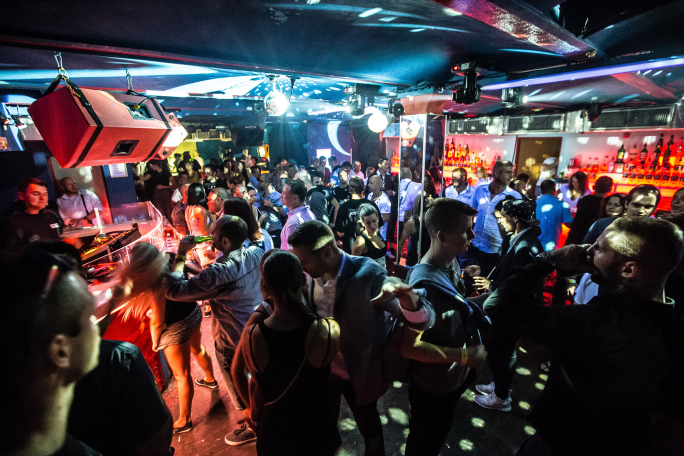
#> input picture art/web/image3.jpg, 1368 x 912 px, found by its file name (shown at 1/2 size)
$ python parket_detail.py
#> lines starting #> are read from the running program, lines starting #| are printed output that depends on the picture
# Parket: barevná a detailní verze (4. 10.) – původní fotka image3 ze studio54.cz,
# jemné komiksové linky místo rozmazání (bilateral/kmeans), ostřejší postavy.
import cv2, numpy as np
src = cv2.imread("art/web/image3.jpg")
#> src is the input picture: shape (912, 1368, 3); mean B, G, R 62.4, 57.9, 65.6
img = cv2.resize(src, (1920, 1280), interpolation=cv2.INTER_LANCZOS4)
# doostření (unsharp) + lehce víc saturace a kontrastu
blur = cv2.GaussianBlur(img, (0, 0), 2.2)
img = cv2.addWeighted(img, 1.55, blur, -0.55, 0)
hsv = cv2.cvtColor(img, cv2.COLOR_BGR2HSV).astype(np.float32)
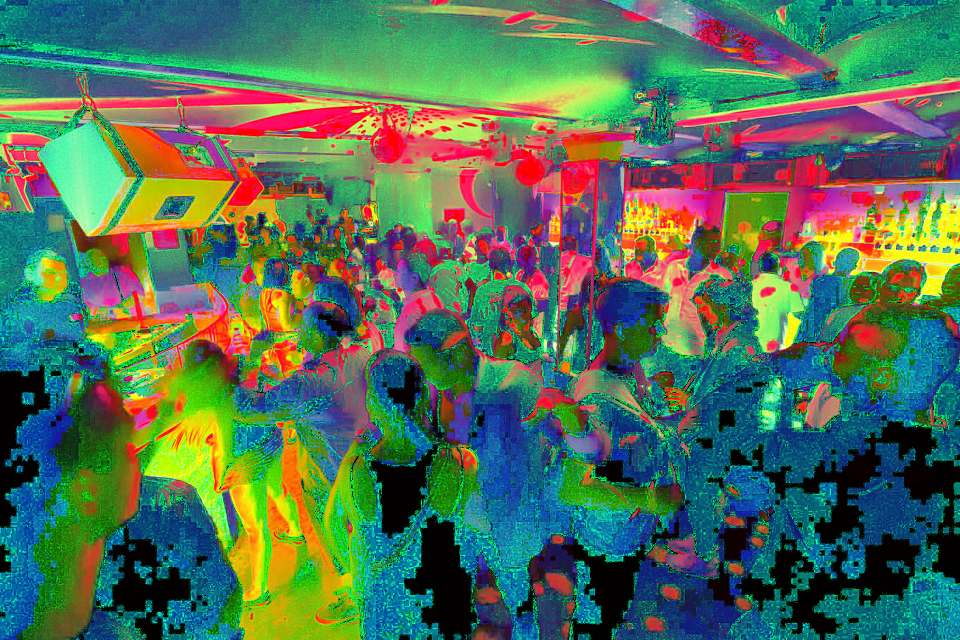
#> hsv: shape (1280, 1920, 3) float32 (shown at 1/2 size); mean B, G, R 88.2, 112.2, 82
hsv[..., 1] = np.clip(hsv[..., 1] * 1.18, 0, 255)
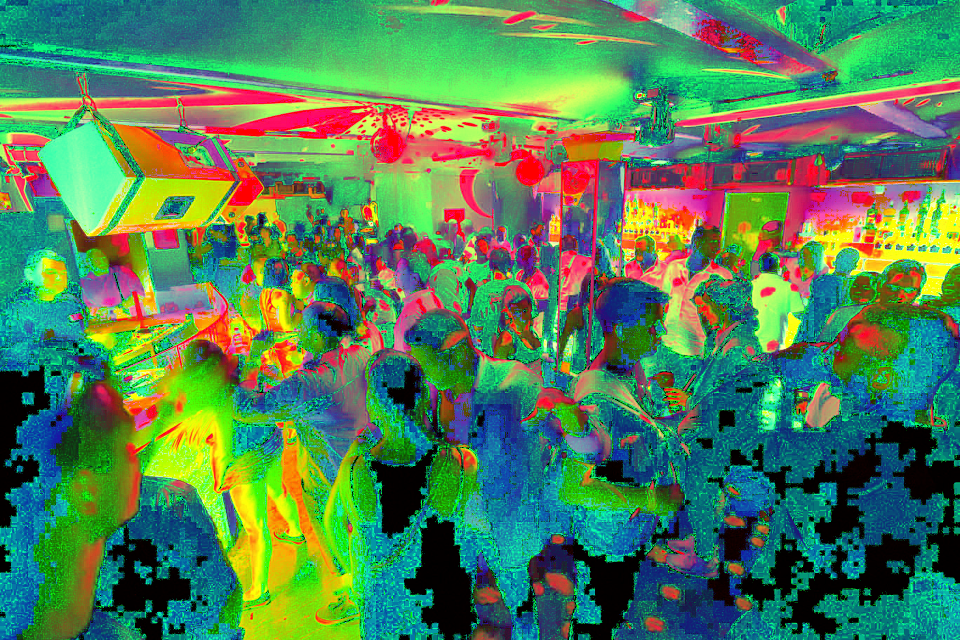
#> hsv: shape (1280, 1920, 3) float32 (shown at 1/2 size); mean B, G, R 88.2, 129.7, 82
hsv[..., 2] = np.clip((hsv[..., 2] - 128) * 1.08 + 132, 0, 255)
img = cv2.cvtColor(hsv.astype(np.uint8), cv2.COLOR_HSV2BGR)
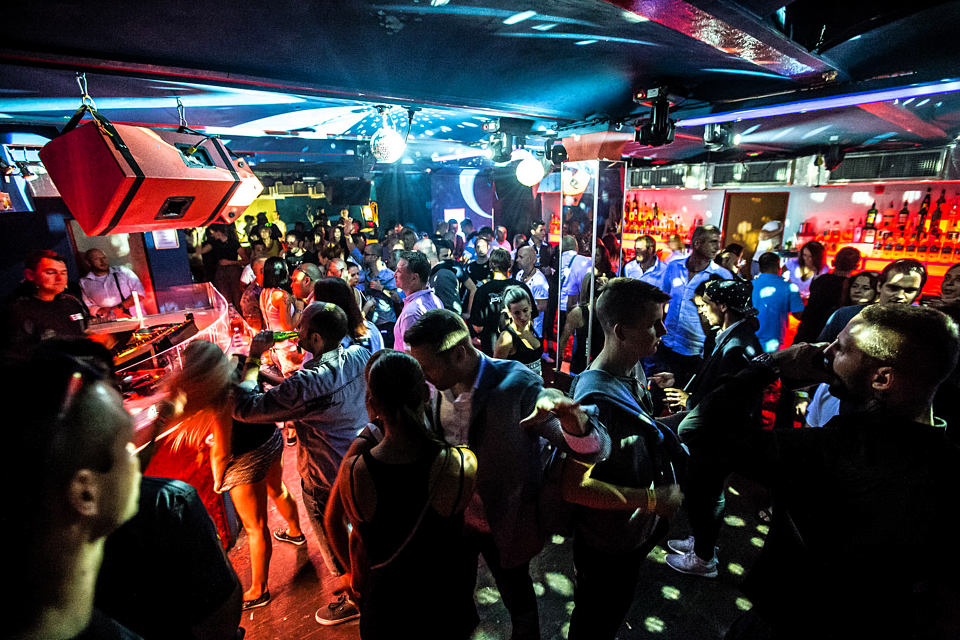
#> img: shape (1280, 1920, 3) (shown at 1/2 size); mean B, G, R 58.5, 53.6, 62.1
# tenké inkoustové obrysy (jen náznak komiksu, postavy zůstávají ostré)
g = cv2.cvtColor(cv2.resize(src, (1920, 1280)), cv2.COLOR_BGR2GRAY)
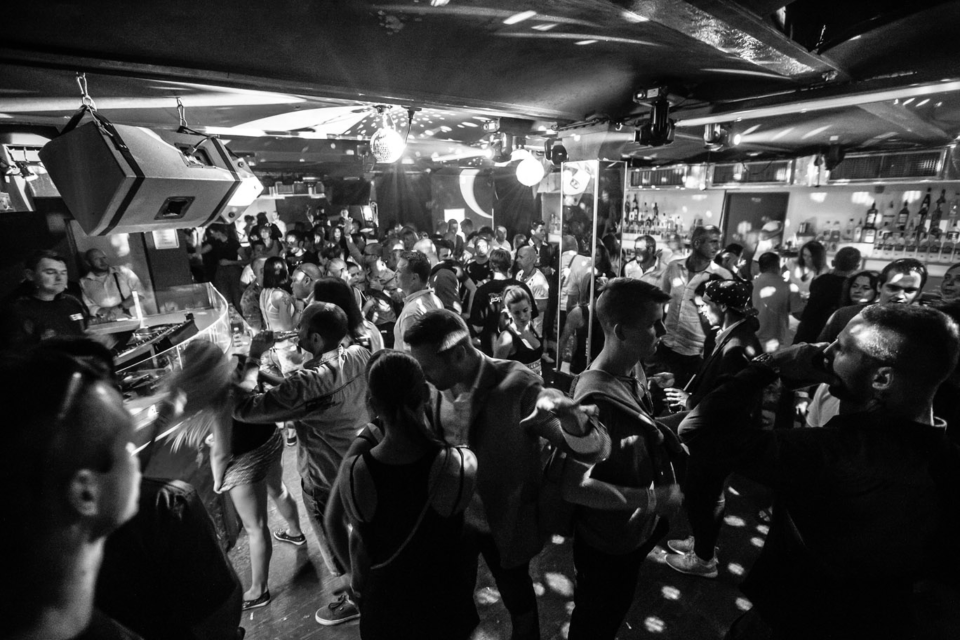
#> g: shape (1280, 1920) (shown at 1/2 size); min 0, max 255, mean 60.6
g = cv2.bilateralFilter(g, 7, 40, 7)
ed = cv2.Canny(g, 60, 140)
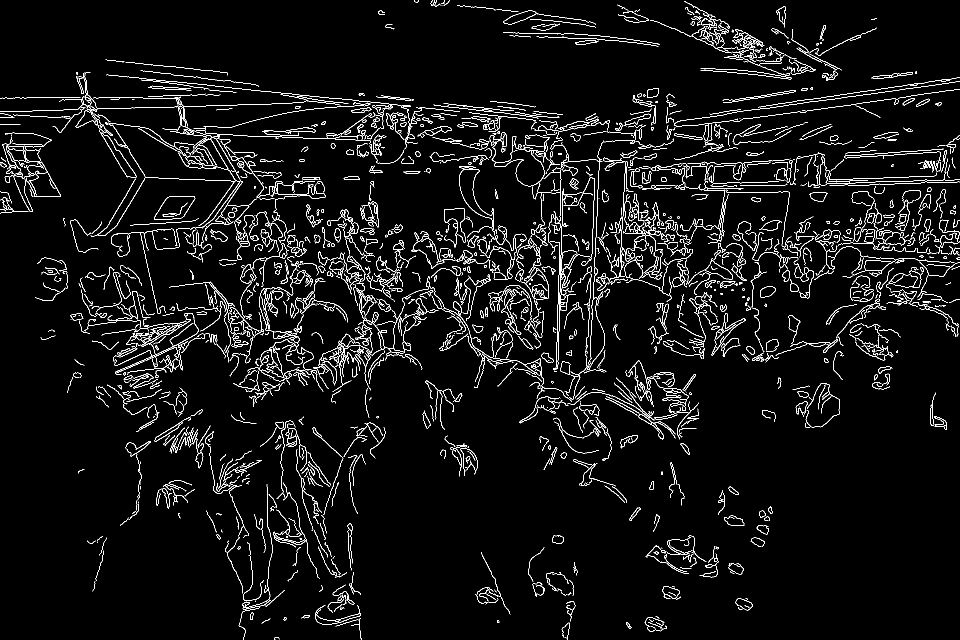
#> ed: shape (1280, 1920) (shown at 1/2 size); 4.7% white in thin lines or dots
ed = cv2.GaussianBlur(ed.astype(np.float32), (0, 0), 0.7) / 255.0
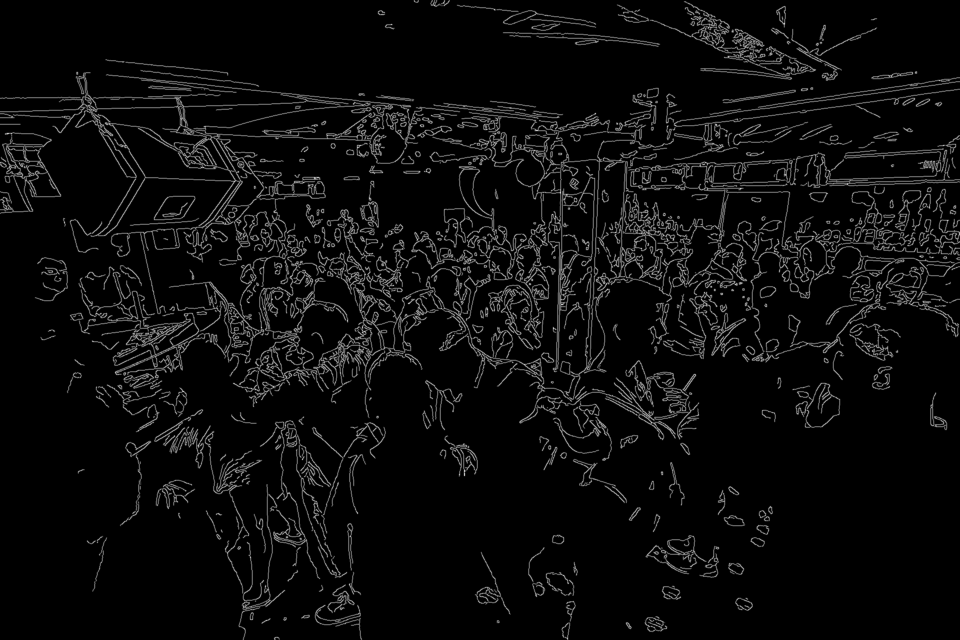
#> ed: shape (1280, 1920) float32 (shown at 1/2 size); min 0, max 0.896, mean 0.0467
img = (img.astype(np.float32) * (1 - 0.55 * ed[..., None])).clip(0, 255).astype(np.uint8)
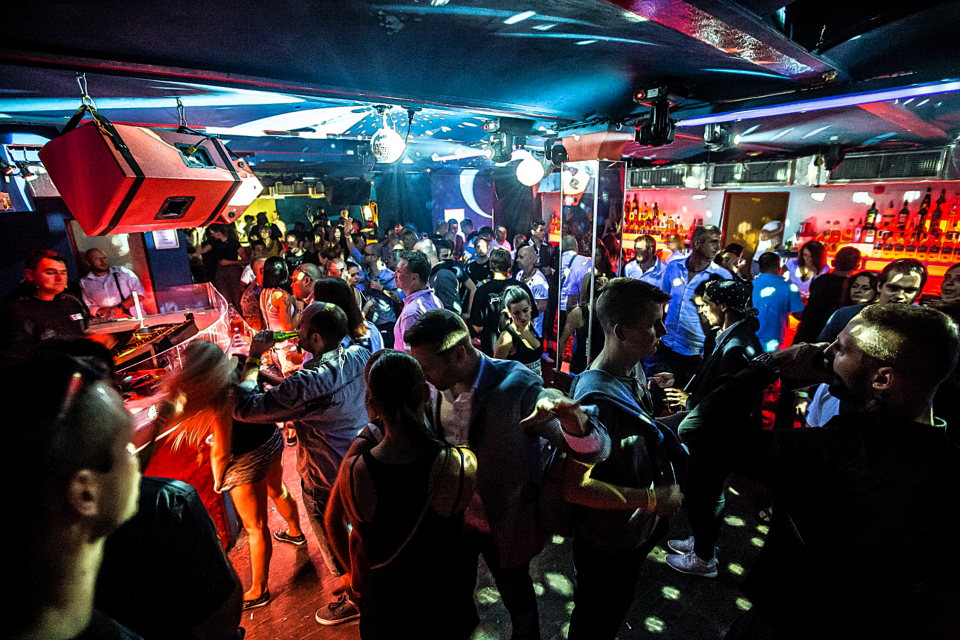
#> img: shape (1280, 1920, 3) (shown at 1/2 size); mean B, G, R 55.5, 50.6, 58.8
cv2.imwrite("src/assets/5c23ba6d-25a4-4810-b4f1-e5a54b0ef638.webp", img, [cv2.IMWRITE_WEBP_QUALITY, 86])
print("ok")

$ run again, with art/web/image1.jpg copied over art/web/image3.jpg
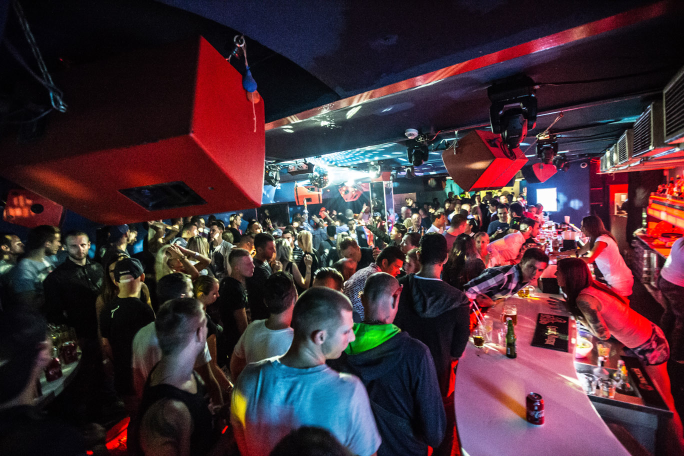
#> input picture art/web/image1.jpg, 1368 x 912 px, found by its file name (shown at 1/2 size)
#> src is the input picture: shape (912, 1368, 3); mean B, G, R 54.6, 46.8, 69.4
#> `ed = cv2.Canny(g, 60, 140)`:
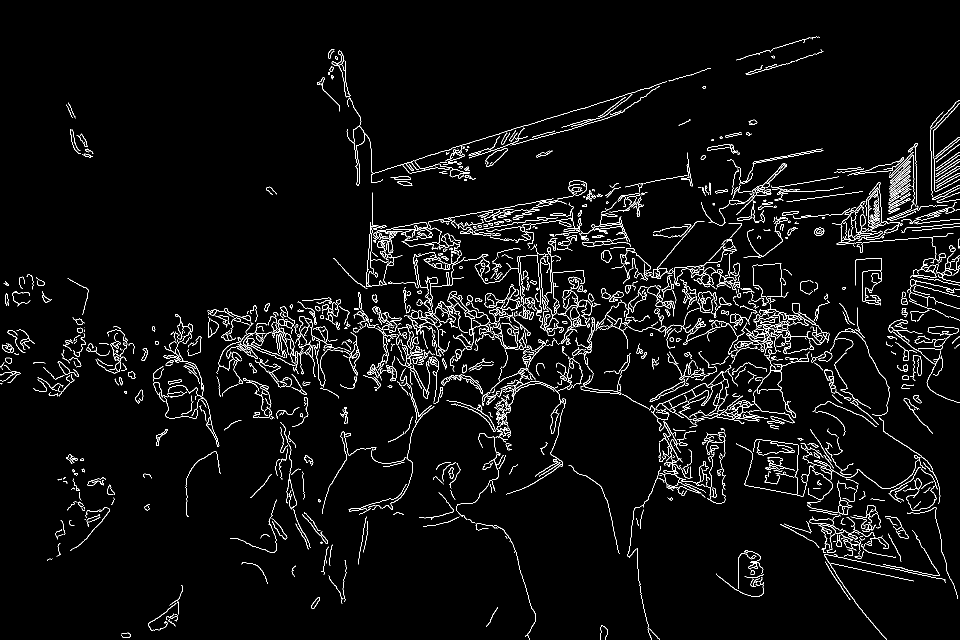
#> ed: shape (1280, 1920) (shown at 1/2 size); 3.7% white in thin lines or dots
#> `img = (img.astype(np.float32) * (1 - 0.55 * ed[..., None])).clip(0, 25..`:
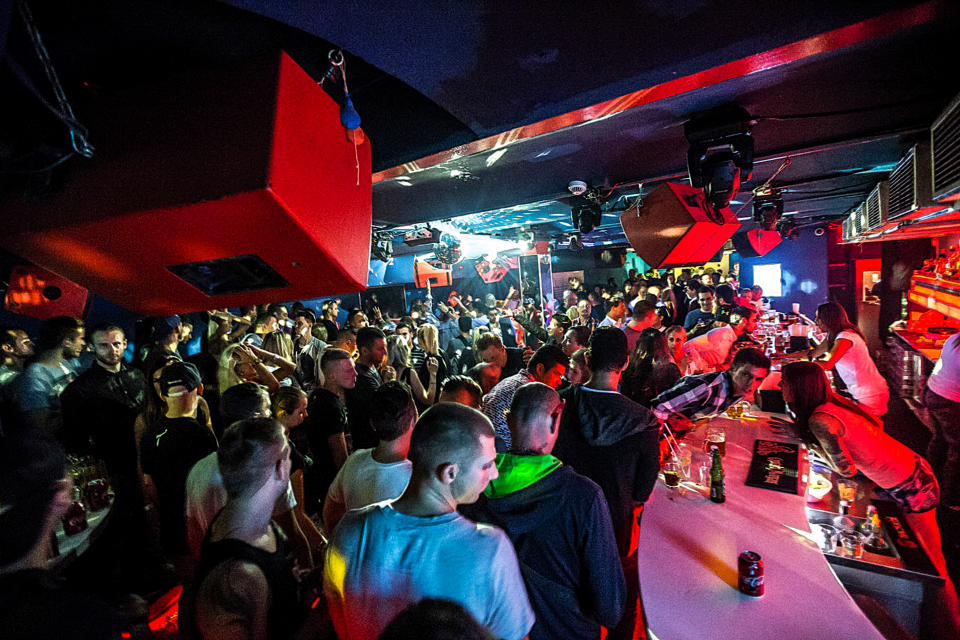
#> img: shape (1280, 1920, 3) (shown at 1/2 size); mean B, G, R 48, 39.3, 64.1

$ run again, with art/web/image2.jpg copied over art/web/image3.jpg
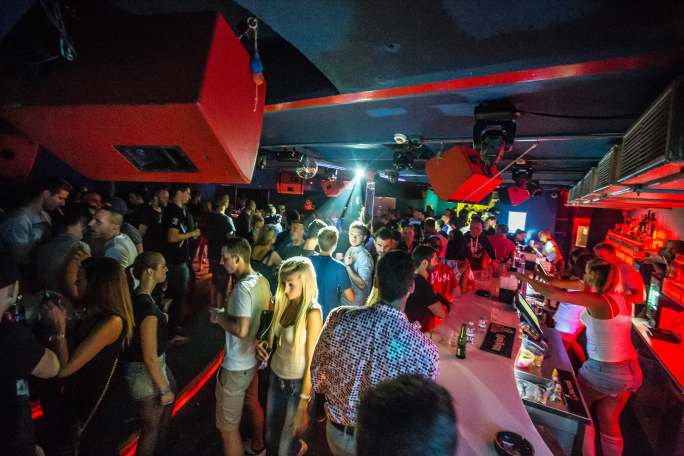
#> input picture art/web/image2.jpg, 1368 x 912 px, found by its file name (shown at 1/2 size)
#> src is the input picture: shape (912, 1368, 3); mean B, G, R 47, 44.9, 68.2
#> `ed = cv2.Canny(g, 60, 140)`:
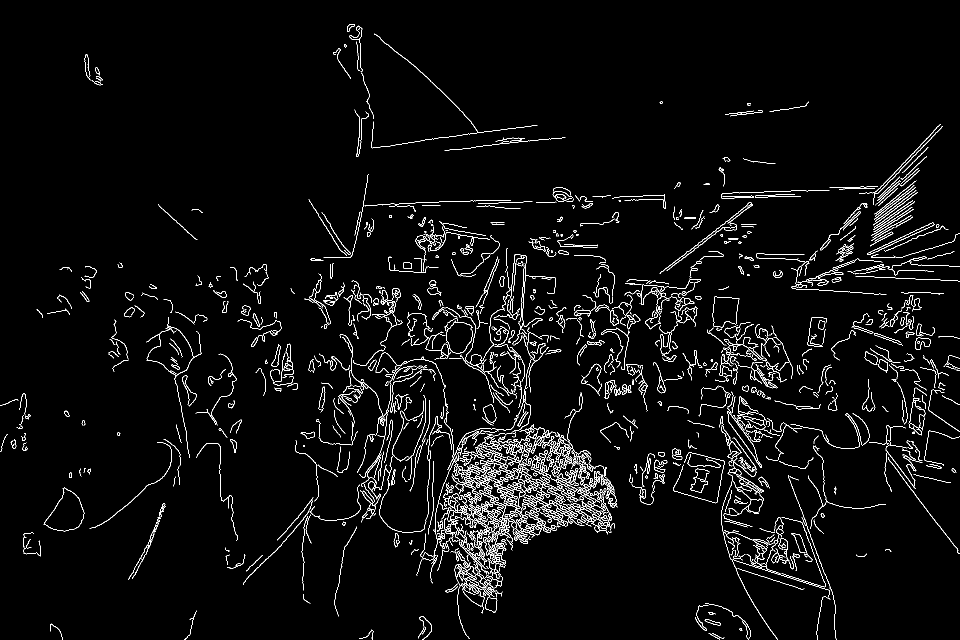
#> ed: shape (1280, 1920) (shown at 1/2 size); 3.4% white in thin lines or dots
#> `img = (img.astype(np.float32) * (1 - 0.55 * ed[..., None])).clip(0, 25..`:
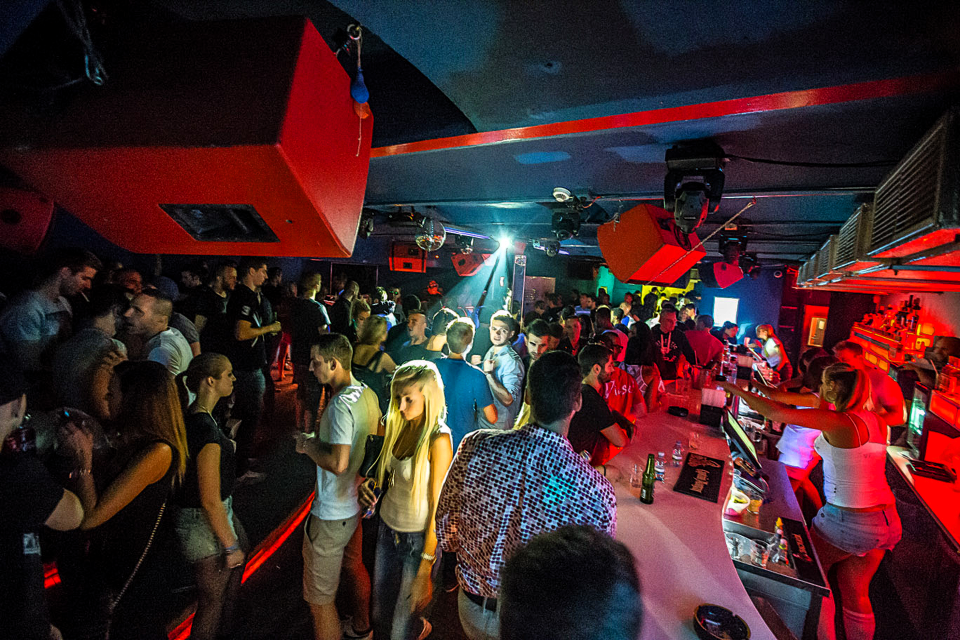
#> img: shape (1280, 1920, 3) (shown at 1/2 size); mean B, G, R 40.1, 38.2, 63.7

$ run again, with art/web/image4.jpg copied over art/web/image3.jpg
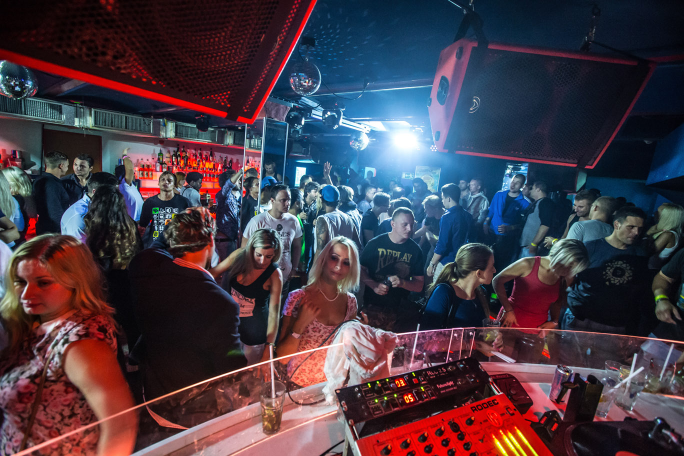
#> input picture art/web/image4.jpg, 1368 x 912 px, found by its file name (shown at 1/2 size)
#> src is the input picture: shape (912, 1368, 3); mean B, G, R 69.5, 58.9, 70.9
#> `img = (img.astype(np.float32) * (1 - 0.55 * ed[..., None])).clip(0, 25..`:
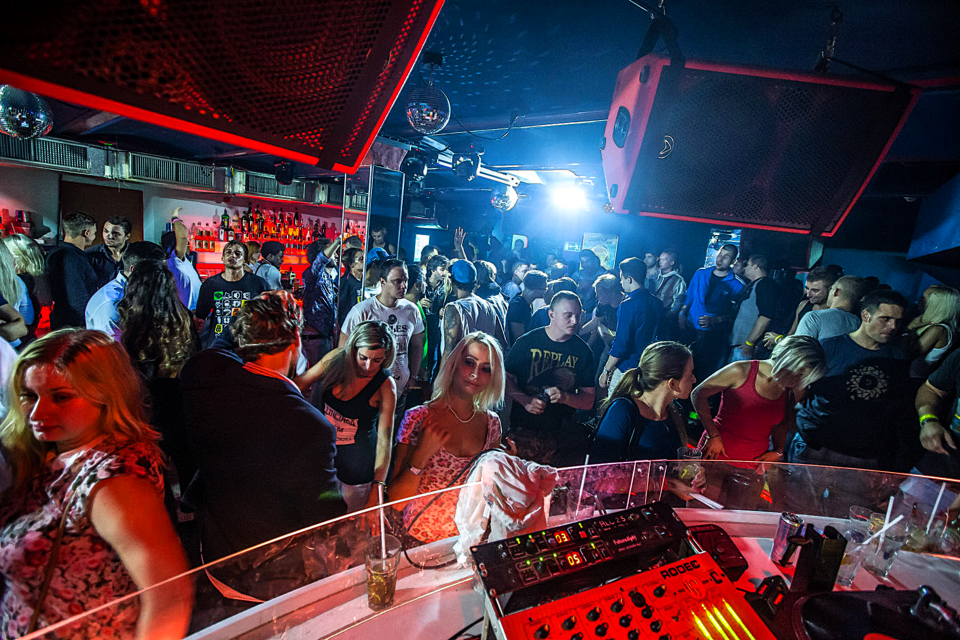
#> img: shape (1280, 1920, 3) (shown at 1/2 size); mean B, G, R 63.6, 51.6, 64.8
